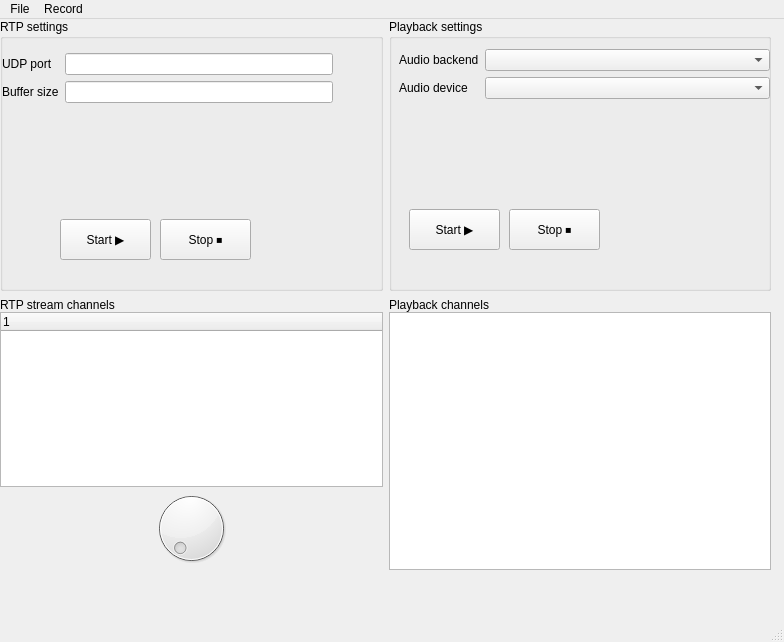
<?xml version="1.0" encoding="UTF-8"?>
<ui version="4.0">
 <class>MainWindow</class>
 <widget class="QMainWindow" name="MainWindow">
  <property name="geometry">
   <rect>
    <x>0</x>
    <y>0</y>
    <width>784</width>
    <height>642</height>
   </rect>
  </property>
  <property name="windowTitle">
   <string>Manifold spycable RTP receiver</string>
  </property>
  <widget class="QWidget" name="centralwidget">
   <widget class="QWidget" name="gridLayoutWidget">
    <property name="geometry">
     <rect>
      <x>0</x>
      <y>0</y>
      <width>771</width>
      <height>551</height>
     </rect>
    </property>
    <layout class="QGridLayout" name="gridLayout" rowstretch="1,1">
     <property name="verticalSpacing">
      <number>7</number>
     </property>
     <item row="1" column="0">
      <layout class="QVBoxLayout" name="verticalLayout_2">
       <item>
        <widget class="QLabel" name="label_2">
         <property name="text">
          <string>RTP stream channels</string>
         </property>
        </widget>
       </item>
       <item>
        <widget class="QTreeWidget" name="treeWidget">
         <column>
          <property name="text">
           <string notr="true">1</string>
          </property>
         </column>
        </widget>
       </item>
       <item>
        <widget class="QDial" name="dial"/>
       </item>
      </layout>
     </item>
     <item row="0" column="0">
      <widget class="QGroupBox" name="PlaybackGroupBox">
       <property name="title">
        <string>RTP settings</string>
       </property>
       <widget class="QPushButton" name="pushButton_4">
        <property name="geometry">
         <rect>
          <x>160</x>
          <y>200</y>
          <width>91</width>
          <height>41</height>
         </rect>
        </property>
        <property name="text">
         <string>Stop ⏹️</string>
        </property>
       </widget>
       <widget class="QPushButton" name="pushButton_3">
        <property name="geometry">
         <rect>
          <x>60</x>
          <y>200</y>
          <width>91</width>
          <height>41</height>
         </rect>
        </property>
        <property name="text">
         <string>Start ▶️</string>
        </property>
       </widget>
       <widget class="QWidget" name="">
        <property name="geometry">
         <rect>
          <x>2</x>
          <y>34</y>
          <width>331</width>
          <height>91</height>
         </rect>
        </property>
        <layout class="QFormLayout" name="RTPFormLayout_2">
         <item row="0" column="0">
          <widget class="QLabel" name="PortLabel">
           <property name="text">
            <string>UDP port</string>
           </property>
          </widget>
         </item>
         <item row="0" column="1">
          <widget class="QLineEdit" name="bufferLabel"/>
         </item>
         <item row="1" column="0">
          <widget class="QLabel" name="label_6">
           <property name="text">
            <string>Buffer size</string>
           </property>
          </widget>
         </item>
         <item row="1" column="1">
          <widget class="QLineEdit" name="lineEdit_2"/>
         </item>
        </layout>
       </widget>
      </widget>
     </item>
     <item row="1" column="2">
      <layout class="QVBoxLayout" name="verticalLayout">
       <item>
        <widget class="QLabel" name="label">
         <property name="text">
          <string>Playback channels</string>
         </property>
        </widget>
       </item>
       <item>
        <widget class="QListWidget" name="listWidget"/>
       </item>
      </layout>
     </item>
     <item row="0" column="2">
      <widget class="QGroupBox" name="RTPGroupBox">
       <property name="title">
        <string>Playback settings</string>
       </property>
       <widget class="QPushButton" name="pushButton">
        <property name="geometry">
         <rect>
          <x>20</x>
          <y>190</y>
          <width>91</width>
          <height>41</height>
         </rect>
        </property>
        <property name="text">
         <string>Start ▶️</string>
        </property>
       </widget>
       <widget class="QPushButton" name="pushButton_2">
        <property name="geometry">
         <rect>
          <x>120</x>
          <y>190</y>
          <width>91</width>
          <height>41</height>
         </rect>
        </property>
        <property name="text">
         <string>Stop ⏹️</string>
        </property>
       </widget>
       <widget class="QWidget" name="">
        <property name="geometry">
         <rect>
          <x>10</x>
          <y>30</y>
          <width>371</width>
          <height>71</height>
         </rect>
        </property>
        <layout class="QFormLayout" name="AudioFormLayout">
         <item row="0" column="0">
          <widget class="QLabel" name="BackendLabel">
           <property name="text">
            <string>Audio backend</string>
           </property>
          </widget>
         </item>
         <item row="0" column="1">
          <widget class="QComboBox" name="BackendComboBox"/>
         </item>
         <item row="1" column="0">
          <widget class="QLabel" name="DeviceLabel">
           <property name="text">
            <string>Audio device</string>
           </property>
          </widget>
         </item>
         <item row="1" column="1">
          <widget class="QComboBox" name="DeviceComboBox_2"/>
         </item>
        </layout>
       </widget>
      </widget>
     </item>
    </layout>
   </widget>
  </widget>
  <widget class="QMenuBar" name="menubar">
   <property name="geometry">
    <rect>
     <x>0</x>
     <y>0</y>
     <width>784</width>
     <height>25</height>
    </rect>
   </property>
   <widget class="QMenu" name="menuFile">
    <property name="title">
     <string>File</string>
    </property>
    <addaction name="actionQuit"/>
   </widget>
   <widget class="QMenu" name="menurecord">
    <property name="title">
     <string>Record</string>
    </property>
    <addaction name="actionNot_implemented_yet"/>
   </widget>
   <addaction name="menuFile"/>
   <addaction name="menurecord"/>
  </widget>
  <widget class="QStatusBar" name="statusbar"/>
  <action name="actionQuit">
   <property name="text">
    <string>Quit</string>
   </property>
  </action>
  <action name="actionNot_implemented_yet">
   <property name="text">
    <string>Not implemented yet</string>
   </property>
  </action>
 </widget>
 <resources/>
 <connections/>
</ui>
